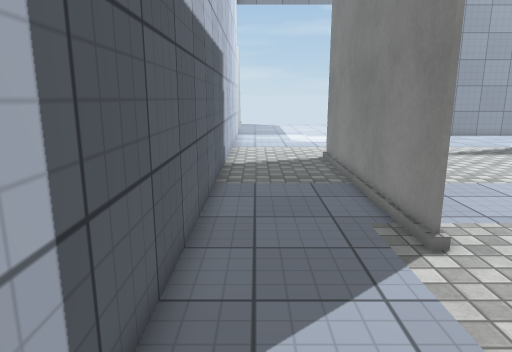
[1] (above)

21 first-person views from a walk through a scene from a Unity 3-D project. The camera is 1.5 m above the floor, tilts 12° down and sees 70° across. Doors are open. The floor is counted in squares, 0.5 m on a side. Each view is taken from the middle of a square. On the plan, view 1 faces up. The plan holds only what a view shows up to about 20 squares ahead; the rest is blank. The place goes on beyond the plan. The player character is not drawn. Surface patterns are stand-ins for the level's own textures.

[2]
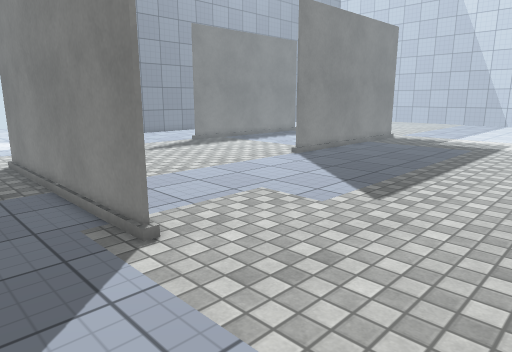

[3]
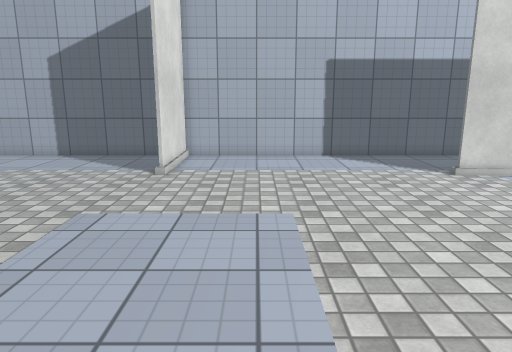

[4]
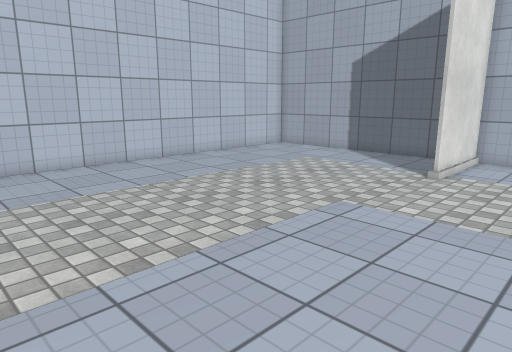

[5]
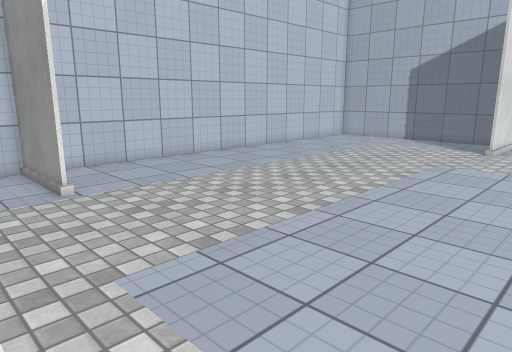

[6]
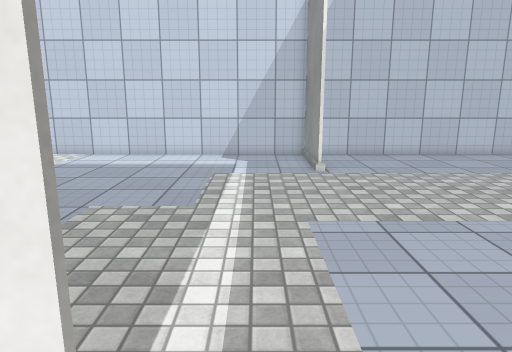

[7]
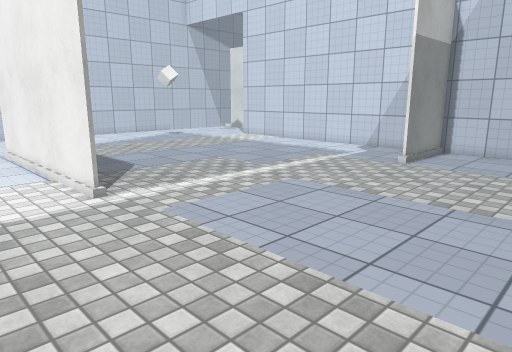

[8]
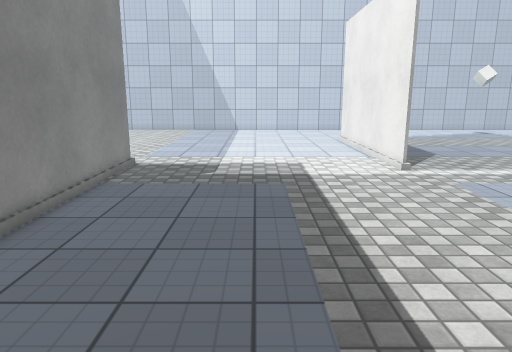

[9]
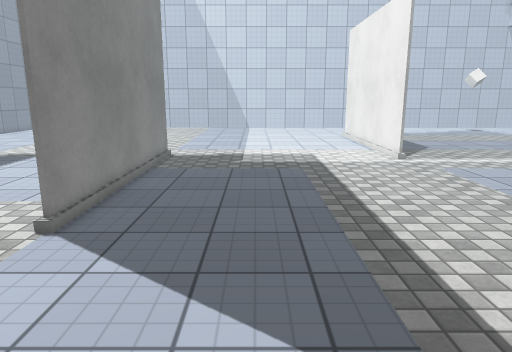

[10]
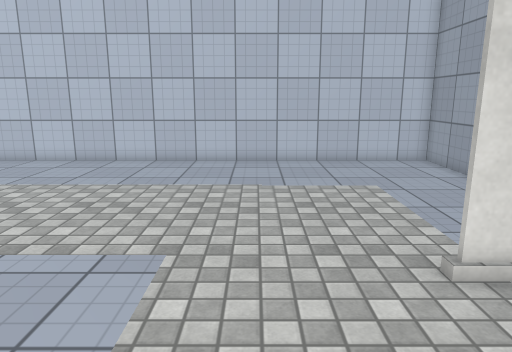

[11]
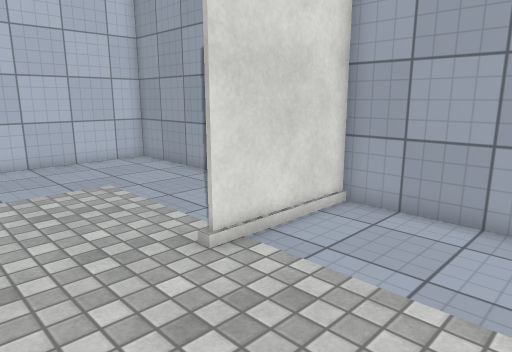

[12]
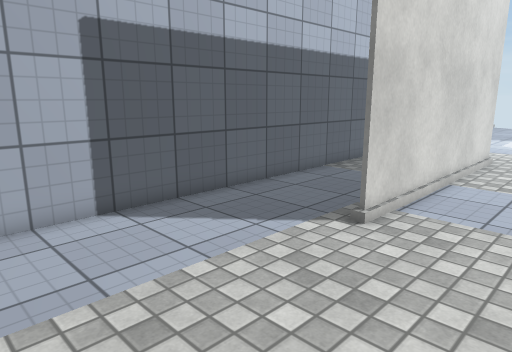

[13]
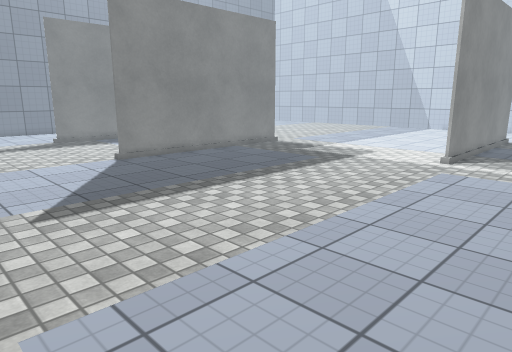

[14]
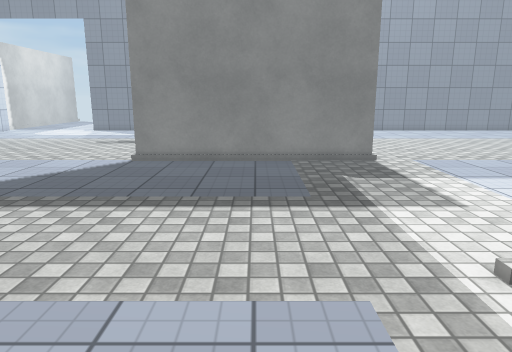

[15]
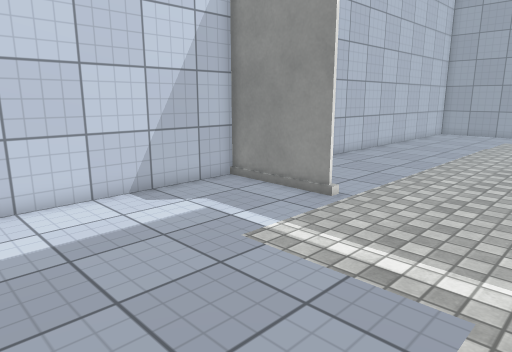

[16]
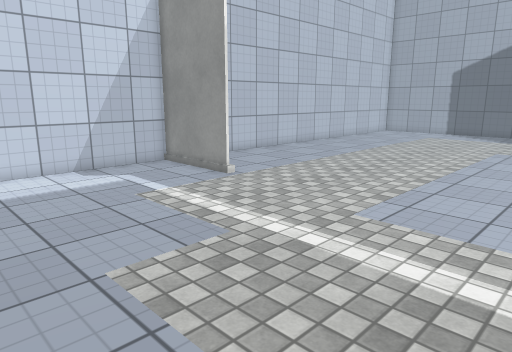

[17]
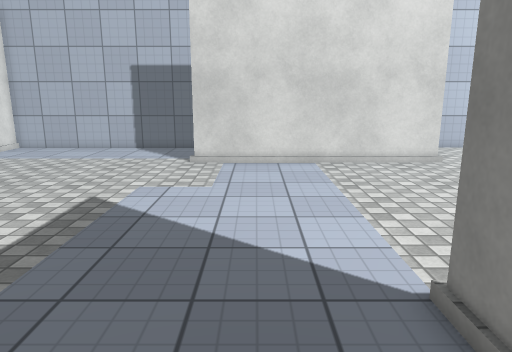

[18]
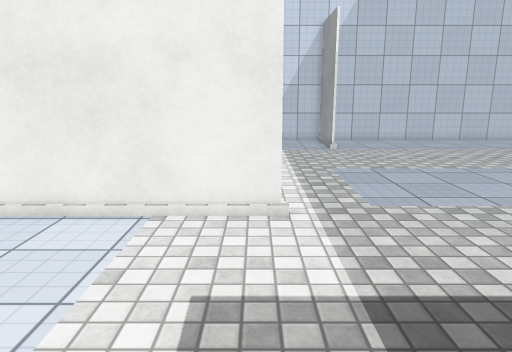

[19]
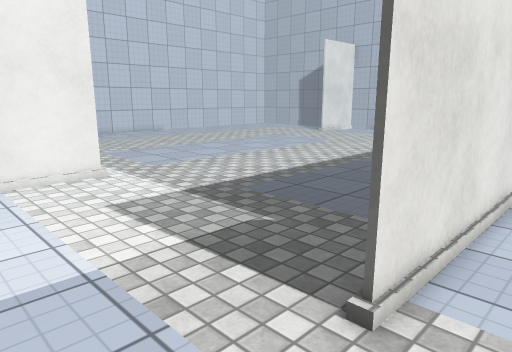

[20]
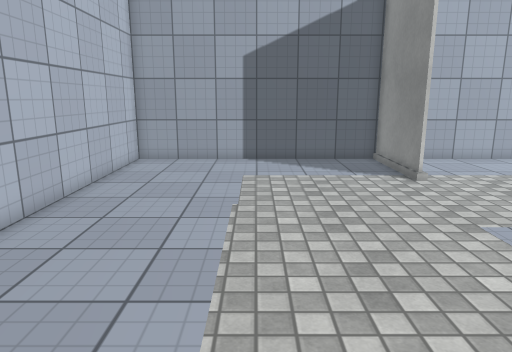

[21]
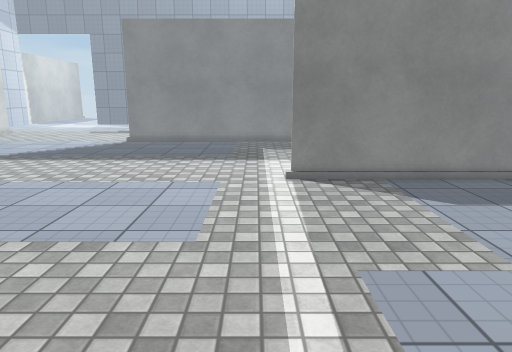

### Floor plan
Points are (right, up) in squares from view 1. A wall is a line through its corners. A room is listed if a view was taken in it or the views show most of it. See-through windows are left out.
Room 1 (views 1, 2, 3, 4, 5, 6, 7, 8, 9, 10, 11, 12, 13, 14, 15, 16, 17, 18, 19, 20, 21)
walls: (26.2, 0.8) (32.5, 0.8); (22.3, -12.2) (22.3, -17) (32.5, -17); (3.6, -4.9) (-1.5, -4.9) (-1.5, -17) (22.2, -17) (22.2, -12.2); (19.2, 12.9) (27.8, 12.9); (3.6, 7) (3.6, 15.5); (32.5, 0.6) (26.2, 0.6); (27.8, 12.8) (16, 12.8); (3.8, 15.5) (3.8, 7); (-1.5, 15.5) (-1.5, -4.7) (3.6, -4.7)

Positions as (right, up) in squares from view 1, and headings:
1: (0, 0), facing up
2: (0, 0), facing up-right
3: (18, -1), facing left
4: (18, 0), facing down-left
5: (26, 0), facing down-left
6: (25, 3), facing down
7: (15, 5), facing down-right
8: (11, 7), facing right
9: (8, 8), facing right
10: (7, 1), facing down
11: (8, 1), facing down-left
12: (8, -1), facing up-left
13: (8, -5), facing up-right
14: (22, -5), facing up
15: (32, -6), facing down-left
16: (32, -1), facing down-left
17: (21, 10), facing left
18: (27, 10), facing down
19: (32, 15), facing down-left
20: (17, -11), facing left
21: (25, -13), facing up
